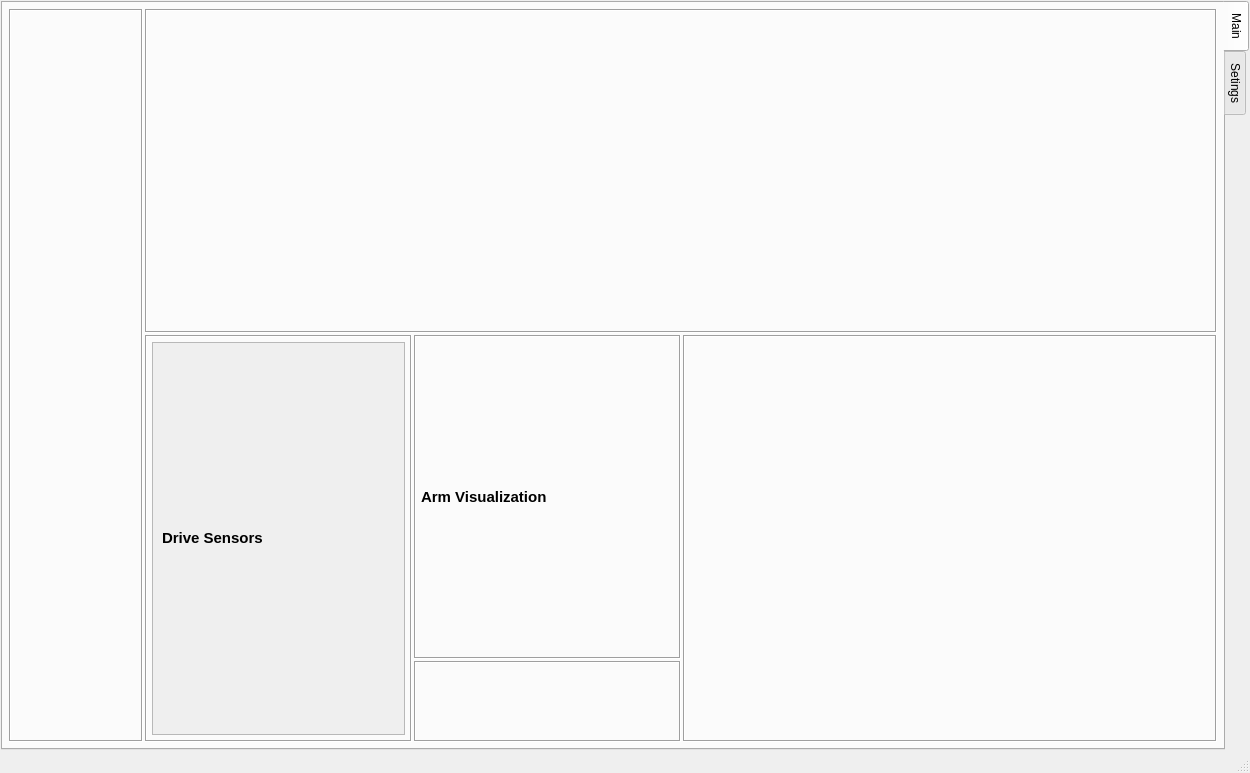
<?xml version="1.0" encoding="UTF-8"?>
<ui version="4.0">
 <class>MainWindow</class>
 <widget class="QMainWindow" name="MainWindow">
  <property name="geometry">
   <rect>
    <x>0</x>
    <y>0</y>
    <width>1247</width>
    <height>773</height>
   </rect>
  </property>
  <property name="windowTitle">
   <string>MainWindow</string>
  </property>
  <widget class="QWidget" name="centralwidget">
   <property name="sizePolicy">
    <sizepolicy hsizetype="Maximum" vsizetype="Maximum">
     <horstretch>0</horstretch>
     <verstretch>0</verstretch>
    </sizepolicy>
   </property>
   <layout class="QGridLayout" name="gridLayout_11">
    <property name="margin">
     <number>1</number>
    </property>
    <item row="0" column="0">
     <widget class="QTabWidget" name="tabWidget">
      <property name="enabled">
       <bool>true</bool>
      </property>
      <property name="sizePolicy">
       <sizepolicy hsizetype="Preferred" vsizetype="Preferred">
        <horstretch>0</horstretch>
        <verstretch>0</verstretch>
       </sizepolicy>
      </property>
      <property name="contextMenuPolicy">
       <enum>Qt::PreventContextMenu</enum>
      </property>
      <property name="layoutDirection">
       <enum>Qt::LeftToRight</enum>
      </property>
      <property name="styleSheet">
       <string notr="true"/>
      </property>
      <property name="tabPosition">
       <enum>QTabWidget::East</enum>
      </property>
      <property name="tabShape">
       <enum>QTabWidget::Rounded</enum>
      </property>
      <property name="currentIndex">
       <number>0</number>
      </property>
      <property name="documentMode">
       <bool>false</bool>
      </property>
      <property name="tabsClosable">
       <bool>false</bool>
      </property>
      <property name="movable">
       <bool>false</bool>
      </property>
      <widget class="QWidget" name="tab">
       <property name="enabled">
        <bool>true</bool>
       </property>
       <attribute name="title">
        <string>Main</string>
       </attribute>
       <layout class="QGridLayout" name="gridLayout_2" columnstretch="6,48">
        <property name="margin">
         <number>6</number>
        </property>
        <property name="spacing">
         <number>2</number>
        </property>
        <item row="0" column="0">
         <widget class="QFrame" name="left_frame">
          <property name="sizePolicy">
           <sizepolicy hsizetype="Preferred" vsizetype="Preferred">
            <horstretch>0</horstretch>
            <verstretch>0</verstretch>
           </sizepolicy>
          </property>
          <property name="frameShape">
           <enum>QFrame::NoFrame</enum>
          </property>
          <property name="frameShadow">
           <enum>QFrame::Plain</enum>
          </property>
          <layout class="QGridLayout" name="gridLayout_4">
           <property name="margin">
            <number>0</number>
           </property>
           <item row="0" column="0">
            <widget class="QFrame" name="frame_6">
             <property name="frameShape">
              <enum>QFrame::Box</enum>
             </property>
             <property name="frameShadow">
              <enum>QFrame::Sunken</enum>
             </property>
             <layout class="QGridLayout" name="gridLayout_6">
              <property name="margin">
               <number>5</number>
              </property>
              <item row="0" column="0">
               <layout class="QGridLayout" name="sensor_container"/>
              </item>
             </layout>
            </widget>
           </item>
          </layout>
         </widget>
        </item>
        <item row="0" column="1">
         <widget class="QFrame" name="right_frame">
          <property name="frameShape">
           <enum>QFrame::NoFrame</enum>
          </property>
          <property name="frameShadow">
           <enum>QFrame::Sunken</enum>
          </property>
          <layout class="QGridLayout" name="gridLayout" rowstretch="4,4,1">
           <property name="margin">
            <number>0</number>
           </property>
           <property name="spacing">
            <number>2</number>
           </property>
           <item row="0" column="0" colspan="4">
            <widget class="QFrame" name="frame">
             <property name="frameShape">
              <enum>QFrame::Box</enum>
             </property>
             <property name="frameShadow">
              <enum>QFrame::Sunken</enum>
             </property>
             <layout class="QGridLayout" name="gridLayout_7">
              <property name="margin">
               <number>5</number>
              </property>
              <item row="0" column="0">
               <layout class="QGridLayout" name="camera_container"/>
              </item>
             </layout>
            </widget>
           </item>
           <item row="1" column="1">
            <widget class="QFrame" name="frame_2">
             <property name="frameShape">
              <enum>QFrame::Box</enum>
             </property>
             <property name="frameShadow">
              <enum>QFrame::Sunken</enum>
             </property>
             <layout class="QGridLayout" name="gridLayout_8">
              <property name="margin">
               <number>5</number>
              </property>
              <item row="0" column="0">
               <layout class="QGridLayout" name="joystick_container">
                <item row="0" column="0">
                 <widget class="QLabel" name="label_10">
                  <property name="sizePolicy">
                   <sizepolicy hsizetype="Preferred" vsizetype="Fixed">
                    <horstretch>0</horstretch>
                    <verstretch>0</verstretch>
                   </sizepolicy>
                  </property>
                  <property name="font">
                   <font>
                    <pointsize>11</pointsize>
                    <weight>75</weight>
                    <bold>true</bold>
                   </font>
                  </property>
                  <property name="text">
                   <string>Arm Visualization</string>
                  </property>
                  <property name="alignment">
                   <set>Qt::AlignLeading|Qt::AlignLeft|Qt::AlignTop</set>
                  </property>
                 </widget>
                </item>
               </layout>
              </item>
             </layout>
            </widget>
           </item>
           <item row="1" column="0" rowspan="2">
            <widget class="QFrame" name="frame_4">
             <property name="frameShape">
              <enum>QFrame::Box</enum>
             </property>
             <property name="frameShadow">
              <enum>QFrame::Sunken</enum>
             </property>
             <layout class="QGridLayout" name="gridLayout_10">
              <property name="margin">
               <number>5</number>
              </property>
              <item row="0" column="0">
               <widget class="QScrollArea" name="scrollArea">
                <property name="sizePolicy">
                 <sizepolicy hsizetype="Minimum" vsizetype="Minimum">
                  <horstretch>0</horstretch>
                  <verstretch>0</verstretch>
                 </sizepolicy>
                </property>
                <property name="widgetResizable">
                 <bool>true</bool>
                </property>
                <widget class="QWidget" name="scrollAreaWidgetContents">
                 <property name="geometry">
                  <rect>
                   <x>0</x>
                   <y>0</y>
                   <width>253</width>
                   <height>381</height>
                  </rect>
                 </property>
                 <layout class="QGridLayout" name="reading_container">
                  <item row="0" column="0">
                   <widget class="QLabel" name="label_9">
                    <property name="sizePolicy">
                     <sizepolicy hsizetype="Preferred" vsizetype="Maximum">
                      <horstretch>0</horstretch>
                      <verstretch>0</verstretch>
                     </sizepolicy>
                    </property>
                    <property name="font">
                     <font>
                      <pointsize>11</pointsize>
                      <weight>75</weight>
                      <bold>true</bold>
                     </font>
                    </property>
                    <property name="text">
                     <string>Drive Sensors</string>
                    </property>
                   </widget>
                  </item>
                 </layout>
                </widget>
               </widget>
              </item>
             </layout>
            </widget>
           </item>
           <item row="1" column="2" rowspan="2" colspan="2">
            <widget class="QFrame" name="frame_3">
             <property name="frameShape">
              <enum>QFrame::Box</enum>
             </property>
             <property name="frameShadow">
              <enum>QFrame::Sunken</enum>
             </property>
             <layout class="QGridLayout" name="gridLayout_9" rowstretch="3,1">
              <property name="margin">
               <number>5</number>
              </property>
              <item row="1" column="0">
               <layout class="QHBoxLayout" name="list_container"/>
              </item>
              <item row="0" column="0">
               <layout class="QVBoxLayout" name="map_container"/>
              </item>
             </layout>
            </widget>
           </item>
           <item row="2" column="1">
            <widget class="QFrame" name="frame_5">
             <property name="frameShape">
              <enum>QFrame::Box</enum>
             </property>
             <property name="frameShadow">
              <enum>QFrame::Sunken</enum>
             </property>
             <layout class="QGridLayout" name="gridLayout_5">
              <property name="margin">
               <number>5</number>
              </property>
              <item row="0" column="0">
               <layout class="QGridLayout" name="stop_container"/>
              </item>
             </layout>
            </widget>
           </item>
          </layout>
         </widget>
        </item>
       </layout>
      </widget>
      <widget class="QWidget" name="tab_2">
       <attribute name="title">
        <string>Setings</string>
       </attribute>
       <layout class="QFormLayout" name="formLayout">
        <property name="fieldGrowthPolicy">
         <enum>QFormLayout::AllNonFixedFieldsGrow</enum>
        </property>
        <property name="leftMargin">
         <number>300</number>
        </property>
        <property name="rightMargin">
         <number>300</number>
        </property>
        <item row="0" column="0">
         <widget class="QLabel" name="label_5">
          <property name="font">
           <font>
            <pointsize>20</pointsize>
           </font>
          </property>
          <property name="frameShape">
           <enum>QFrame::NoFrame</enum>
          </property>
          <property name="lineWidth">
           <number>1</number>
          </property>
          <property name="text">
           <string>Settings</string>
          </property>
         </widget>
        </item>
        <item row="1" column="0">
         <widget class="QLabel" name="label">
          <property name="font">
           <font>
            <pointsize>11</pointsize>
           </font>
          </property>
          <property name="text">
           <string>Default Map</string>
          </property>
          <property name="scaledContents">
           <bool>false</bool>
          </property>
          <property name="alignment">
           <set>Qt::AlignBottom|Qt::AlignLeading|Qt::AlignLeft</set>
          </property>
         </widget>
        </item>
        <item row="1" column="1">
         <widget class="QLineEdit" name="map_val">
          <property name="sizePolicy">
           <sizepolicy hsizetype="Expanding" vsizetype="Fixed">
            <horstretch>0</horstretch>
            <verstretch>0</verstretch>
           </sizepolicy>
          </property>
          <property name="maxLength">
           <number>100</number>
          </property>
         </widget>
        </item>
        <item row="3" column="0">
         <widget class="QLabel" name="label_2">
          <property name="font">
           <font>
            <pointsize>11</pointsize>
           </font>
          </property>
          <property name="text">
           <string>Cam Feed 1</string>
          </property>
         </widget>
        </item>
        <item row="3" column="1">
         <widget class="QComboBox" name="cam1">
          <property name="currentIndex">
           <number>-1</number>
          </property>
         </widget>
        </item>
        <item row="5" column="0">
         <widget class="QLabel" name="label_3">
          <property name="font">
           <font>
            <pointsize>11</pointsize>
           </font>
          </property>
          <property name="text">
           <string>Cam Feed 2</string>
          </property>
         </widget>
        </item>
        <item row="5" column="1">
         <widget class="QComboBox" name="cam2">
          <property name="currentIndex">
           <number>-1</number>
          </property>
         </widget>
        </item>
        <item row="7" column="0">
         <widget class="QLabel" name="label_4">
          <property name="font">
           <font>
            <pointsize>11</pointsize>
           </font>
          </property>
          <property name="text">
           <string>Cam Feed 3</string>
          </property>
         </widget>
        </item>
        <item row="7" column="1">
         <widget class="QComboBox" name="cam3">
          <property name="currentIndex">
           <number>-1</number>
          </property>
         </widget>
        </item>
        <item row="9" column="0" colspan="2">
         <spacer name="verticalSpacer">
          <property name="orientation">
           <enum>Qt::Vertical</enum>
          </property>
          <property name="sizeHint" stdset="0">
           <size>
            <width>618</width>
            <height>20</height>
           </size>
          </property>
         </spacer>
        </item>
        <item row="10" column="0" colspan="2">
         <widget class="QGroupBox" name="groupBox">
          <property name="sizePolicy">
           <sizepolicy hsizetype="Preferred" vsizetype="Preferred">
            <horstretch>0</horstretch>
            <verstretch>0</verstretch>
           </sizepolicy>
          </property>
          <property name="title">
           <string>Map Generation</string>
          </property>
          <layout class="QGridLayout" name="gridLayout_3" columnstretch="0,0,0">
           <item row="7" column="0">
            <widget class="QLabel" name="label_11">
             <property name="font">
              <font>
               <pointsize>11</pointsize>
              </font>
             </property>
             <property name="text">
              <string>Tile Size:</string>
             </property>
            </widget>
           </item>
           <item row="2" column="0">
            <widget class="QLabel" name="label_8">
             <property name="font">
              <font>
               <pointsize>11</pointsize>
              </font>
             </property>
             <property name="text">
              <string>Longitude:</string>
             </property>
            </widget>
           </item>
           <item row="0" column="0">
            <widget class="QLabel" name="label_7">
             <property name="font">
              <font>
               <pointsize>11</pointsize>
              </font>
             </property>
             <property name="text">
              <string>Map Name:</string>
             </property>
            </widget>
           </item>
           <item row="1" column="0">
            <widget class="QLabel" name="label_6">
             <property name="font">
              <font>
               <pointsize>11</pointsize>
              </font>
             </property>
             <property name="text">
              <string>Latitude:</string>
             </property>
            </widget>
           </item>
           <item row="6" column="0">
            <widget class="QLabel" name="label_12">
             <property name="font">
              <font>
               <pointsize>11</pointsize>
              </font>
             </property>
             <property name="text">
              <string>API:</string>
             </property>
            </widget>
           </item>
           <item row="8" column="0">
            <widget class="QLabel" name="label_16">
             <property name="font">
              <font>
               <pointsize>11</pointsize>
              </font>
             </property>
             <property name="text">
              <string>Tiles @ 15:</string>
             </property>
            </widget>
           </item>
           <item row="9" column="2">
            <widget class="QLabel" name="tile_16_label">
             <property name="font">
              <font>
               <pointsize>11</pointsize>
              </font>
             </property>
             <property name="text">
              <string/>
             </property>
            </widget>
           </item>
           <item row="6" column="1" colspan="2">
            <widget class="QComboBox" name="api_select">
             <item>
              <property name="text">
               <string>Bing</string>
              </property>
             </item>
             <item>
              <property name="text">
               <string>Google</string>
              </property>
             </item>
            </widget>
           </item>
           <item row="11" column="1">
            <widget class="QLineEdit" name="tile_18">
             <property name="toolTip">
              <string extracomment="Must be a square of an odd number"/>
             </property>
             <property name="text">
              <string>1</string>
             </property>
            </widget>
           </item>
           <item row="11" column="0">
            <widget class="QLabel" name="label_17">
             <property name="font">
              <font>
               <pointsize>11</pointsize>
              </font>
             </property>
             <property name="text">
              <string>Tiles @ 18:</string>
             </property>
            </widget>
           </item>
           <item row="11" column="2">
            <widget class="QLabel" name="tile_18_label">
             <property name="font">
              <font>
               <pointsize>11</pointsize>
              </font>
             </property>
             <property name="text">
              <string/>
             </property>
            </widget>
           </item>
           <item row="10" column="0">
            <widget class="QLabel" name="label_13">
             <property name="font">
              <font>
               <pointsize>11</pointsize>
              </font>
             </property>
             <property name="text">
              <string>Tiles @ 17:</string>
             </property>
            </widget>
           </item>
           <item row="10" column="1">
            <widget class="QLineEdit" name="tile_17">
             <property name="toolTip">
              <string extracomment="Must be a square of an odd number"/>
             </property>
             <property name="text">
              <string>1</string>
             </property>
            </widget>
           </item>
           <item row="12" column="1">
            <widget class="QLineEdit" name="tile_19">
             <property name="toolTip">
              <string extracomment="Must be a square of an odd number"/>
             </property>
             <property name="text">
              <string>1</string>
             </property>
            </widget>
           </item>
           <item row="13" column="0" colspan="3">
            <widget class="QPushButton" name="generate">
             <property name="text">
              <string>Generate New Map</string>
             </property>
            </widget>
           </item>
           <item row="2" column="1" colspan="2">
            <widget class="QLineEdit" name="lng"/>
           </item>
           <item row="0" column="1" colspan="2">
            <widget class="QLineEdit" name="map_name"/>
           </item>
           <item row="12" column="0">
            <widget class="QLabel" name="label_18">
             <property name="font">
              <font>
               <pointsize>11</pointsize>
              </font>
             </property>
             <property name="text">
              <string>Tiles @ 19:</string>
             </property>
            </widget>
           </item>
           <item row="1" column="1" colspan="2">
            <widget class="QLineEdit" name="lat"/>
           </item>
           <item row="12" column="2">
            <widget class="QLabel" name="tile_19_label">
             <property name="font">
              <font>
               <pointsize>11</pointsize>
              </font>
             </property>
             <property name="text">
              <string/>
             </property>
            </widget>
           </item>
           <item row="10" column="2">
            <widget class="QLabel" name="tile_17_label">
             <property name="font">
              <font>
               <pointsize>11</pointsize>
              </font>
             </property>
             <property name="text">
              <string/>
             </property>
            </widget>
           </item>
           <item row="8" column="1">
            <widget class="QLineEdit" name="tile_15">
             <property name="toolTip">
              <string extracomment="Must be a square of an odd number"/>
             </property>
             <property name="text">
              <string>1</string>
             </property>
            </widget>
           </item>
           <item row="8" column="2">
            <widget class="QLabel" name="tile_15_label">
             <property name="font">
              <font>
               <pointsize>11</pointsize>
              </font>
             </property>
             <property name="text">
              <string/>
             </property>
            </widget>
           </item>
           <item row="9" column="0">
            <widget class="QLabel" name="label_15">
             <property name="font">
              <font>
               <pointsize>11</pointsize>
              </font>
             </property>
             <property name="text">
              <string>Tiles @ 16:</string>
             </property>
            </widget>
           </item>
           <item row="9" column="1">
            <widget class="QLineEdit" name="tile_16">
             <property name="toolTip">
              <string extracomment="Must be a square of an odd number"/>
             </property>
             <property name="text">
              <string>1</string>
             </property>
            </widget>
           </item>
           <item row="7" column="1">
            <widget class="QSlider" name="tile_size">
             <property name="minimum">
              <number>200</number>
             </property>
             <property name="maximum">
              <number>1500</number>
             </property>
             <property name="singleStep">
              <number>50</number>
             </property>
             <property name="pageStep">
              <number>50</number>
             </property>
             <property name="orientation">
              <enum>Qt::Horizontal</enum>
             </property>
             <property name="invertedAppearance">
              <bool>false</bool>
             </property>
             <property name="invertedControls">
              <bool>false</bool>
             </property>
             <property name="tickPosition">
              <enum>QSlider::NoTicks</enum>
             </property>
             <property name="tickInterval">
              <number>50</number>
             </property>
            </widget>
           </item>
           <item row="7" column="2">
            <widget class="QLabel" name="tile_size_label">
             <property name="font">
              <font>
               <pointsize>11</pointsize>
              </font>
             </property>
             <property name="text">
              <string>200 px</string>
             </property>
            </widget>
           </item>
           <item row="3" column="0" colspan="3">
            <widget class="Line" name="line">
             <property name="orientation">
              <enum>Qt::Horizontal</enum>
             </property>
            </widget>
           </item>
          </layout>
         </widget>
        </item>
       </layout>
      </widget>
     </widget>
    </item>
   </layout>
  </widget>
  <widget class="QMenuBar" name="menubar">
   <property name="geometry">
    <rect>
     <x>0</x>
     <y>0</y>
     <width>1247</width>
     <height>21</height>
    </rect>
   </property>
  </widget>
  <widget class="QStatusBar" name="statusbar"/>
 </widget>
 <resources/>
 <connections/>
</ui>
